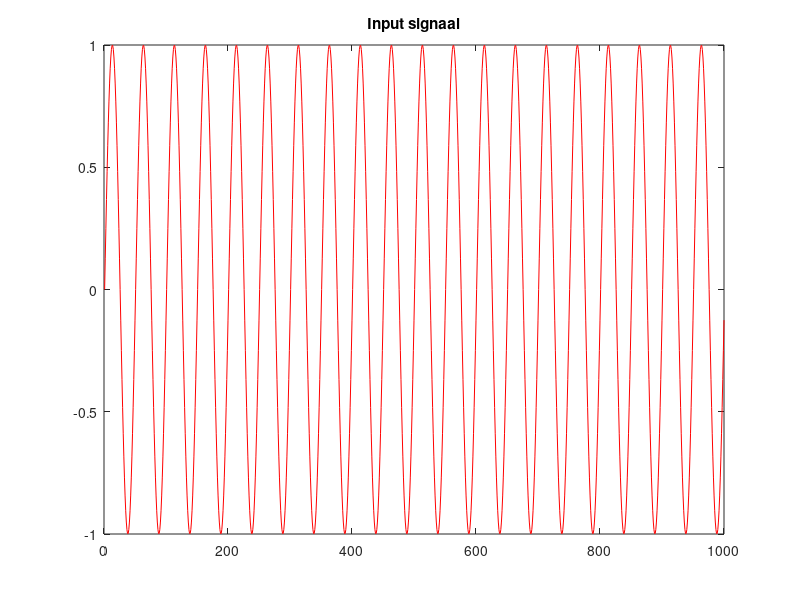

This figure's MATLAB source: (Note: this script raises an error after producing the figure.)
clear variables
close all

%%%%%%%%%%%%%%%%%%%%%%%%%%%%%%%%%%%%%%%%%%%%%%%%%%%
% Initialisatie van het probleem. (bepaal input u).
%%%%%%%%%%%%%%%%%%%%%%%%%%%%%%%%%%%%%%%%%%%%%%%%%%%
F = 20;         % Frequentie
Fs = 1000;      % Sample frequentie
T = 1/Fs;       % Sample periode
L = 1000;       % Lengte van signaal
t = (0:L-1)*T;  % Tijdsvector


% White noise
% sigma_u = 0.5;
% u = randn(1000,1);

% Zero input signal
% u = zeros(1000,1);

% Colored noise
% sigma_u = 0.5;
% u = randn(1000,1);
% u = sigma_u*u;
% [b_butter, a_butter] = butter(4,0.2,'high');
% u = filter(b_butter,a_butter,u);

% Sinus wave
u = sin(2*pi*F*t');

% Step function
% u = ones(1000,1);
% u(1) = 0;

% Impulse function
% u = zeros(1000,1);
% u(1) = 1;



index = u<=3;
u = u(index);
index = u>=-3;
u = u(index);

% Plot input signal
figure();
plot(u,'r');
title('Input signaal');
hold off

%%%%%%%%%%%%%%%%%%%%%%%%%%%%%%%%%%%%%%%%%%%%%%%%%%%
% Experiment + output (y);
%%%%%%%%%%%%%%%%%%%%%%%%%%%%%%%%%%%%%%%%%%%%%%%%%%%
y = exercise2(u);
%poly = spline(u,y);

figure()
plot(y,'r');
title('Output signaal');

%%%%%%%%%%%%%%%%%%%%%%%%%%%%%%%%%%%%%%%%%%%%%%%%%%%
% Preprocessing
%%%%%%%%%%%%%%%%%%%%%%%%%%%%%%%%%%%%%%%%%%%%%%%%%%%
% Preprocessing stap 1: Verwijderen van delay.
% ir = cra([y,u],20,10,1);
% [~,R,~] = cra([y,u]);
% Preprocessing stap 2: Verwijderen pieken).
y1 = pkshave(y, [25,35], 1);


b = ones(1,10)/10;

y2 = filtfilt(b,1,y1);
% figure
% plot(y);
% Preprocessing stap 3: Verwijderen van trends.
y = detrend(y2);


figure()
plot(y1,'b');
hold on
plot(y,'r');
legend('pkshave','detrend');
title('Output signaal, gedetrend en pkshaved');

figure()
plot(y)

%%%%%%%%%%%%%%%%%%%%%%%%%%%%%%%%%%%%%%%%%%%%%%%%%%%
% Identificeren van model
%%%%%%%%%%%%%%%%%%%%%%%%%%%%%%%%%%%%%%%%%%%%%%%%%%%
% FFT 
Y = fft(y);
P2 = abs(Y/L);
P1 = P2(1:L/2+1);
P1(2:end-1) = 2*P1(2:end-1);
f = Fs*(0:(L/2))/L;

% Plot figure
figure
plot(f,P1)
title('Single-Sided Amplitude Spectrum of X(t)')
xlabel('f (Hz)')
ylabel('|P1(f)|')
xlim([0 100]);
hold off
% 
% % Verschillende modellen
sysarx = arx_model(u,y);
sysarmax = armax_model(u,y);
sysoe = oe_model(u,y);
sysbj = bj_model(u,y);

% Kijk na hoe correct deze modellen gefit worden d.m.v. het fit rapport;
arx_fit = sysarx.Report.Fit.FitPercent;
armax_fit = sysarmax.Report.Fit.FitPercent;
oe_fit = sysoe.Report.Fit.FitPercent;
bj_fit = sysbj.Report.Fit.FitPercent;

% Plot de verschillende opties
figure()
fits = [arx_fit armax_fit oe_fit bj_fit];
bar(fits)
title('Verschillende fit opties');
ylabel('Procentuele fitting');
legend('arx',  'armax', 'oe', 'bj');

save real_problem_2;